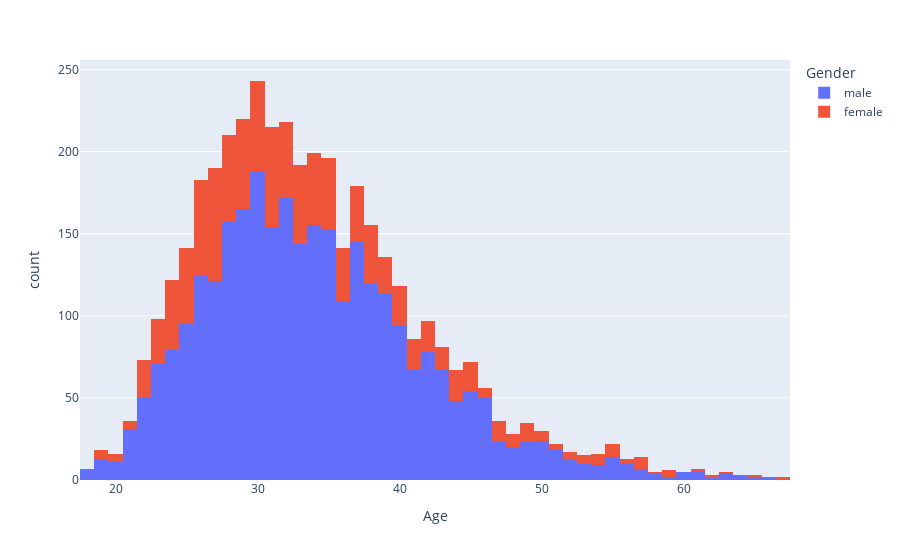

Notebook code for this chart:
### Code cell
# Explore Age column
px.histogram(data_frame=demografic_df, x="Age", color="Gender")

### Figure 1 — Plotly figure (JSON) as saved in the notebook; plotly's stock layout.template omitted (floating-point values rounded to 4 significant figures; data arrays with more than 128 entries replaced by an {"elided": "..."} marker saying what was removed)
{"data": [{"alignmentgroup": "True", "bingroup": "x", "hovertemplate": "Gender=male<br>Age=%{x}<br>count=%{y}<extra></extra>", "legendgroup": "male", "marker": {"color": "#636efa", "pattern": {"shape": ""}}, "name": "male", "offsetgroup": "male", "orientation": "v", "showlegend": true, "type": "histogram", "x": {"elided": "3032 int values"}, "xaxis": "x", "yaxis": "y"}, {"alignmentgroup": "True", "bingroup": "x", "hovertemplate": "Gender=female<br>Age=%{x}<br>count=%{y}<extra></extra>", "legendgroup": "female", "marker": {"color": "#EF553B", "pattern": {"shape": ""}}, "name": "female", "offsetgroup": "female", "orientation": "v", "showlegend": true, "type": "histogram", "x": {"elided": "1022 int values"}, "xaxis": "x", "yaxis": "y"}], "layout": {"barmode": "relative", "legend": {"title": {"text": "Gender"}, "tracegroupgap": 0}, "margin": {"t": 60}, "xaxis": {"anchor": "y", "domain": [0, 1], "title": {"text": "Age"}}, "yaxis": {"anchor": "x", "domain": [0, 1], "title": {"text": "count"}}}}
